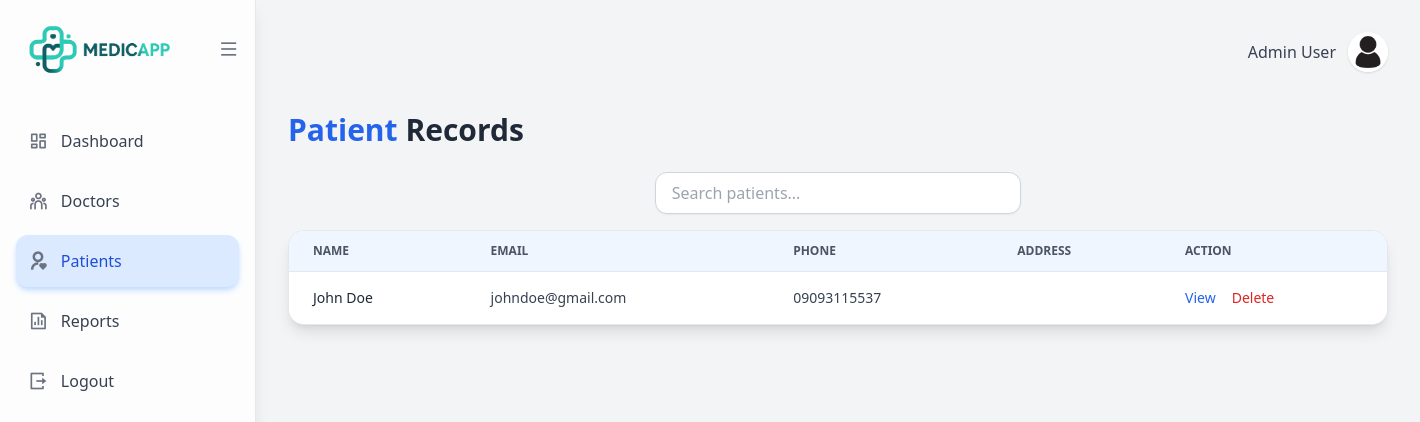
The page /admin/admin/patients_list on the database as committed earlier.
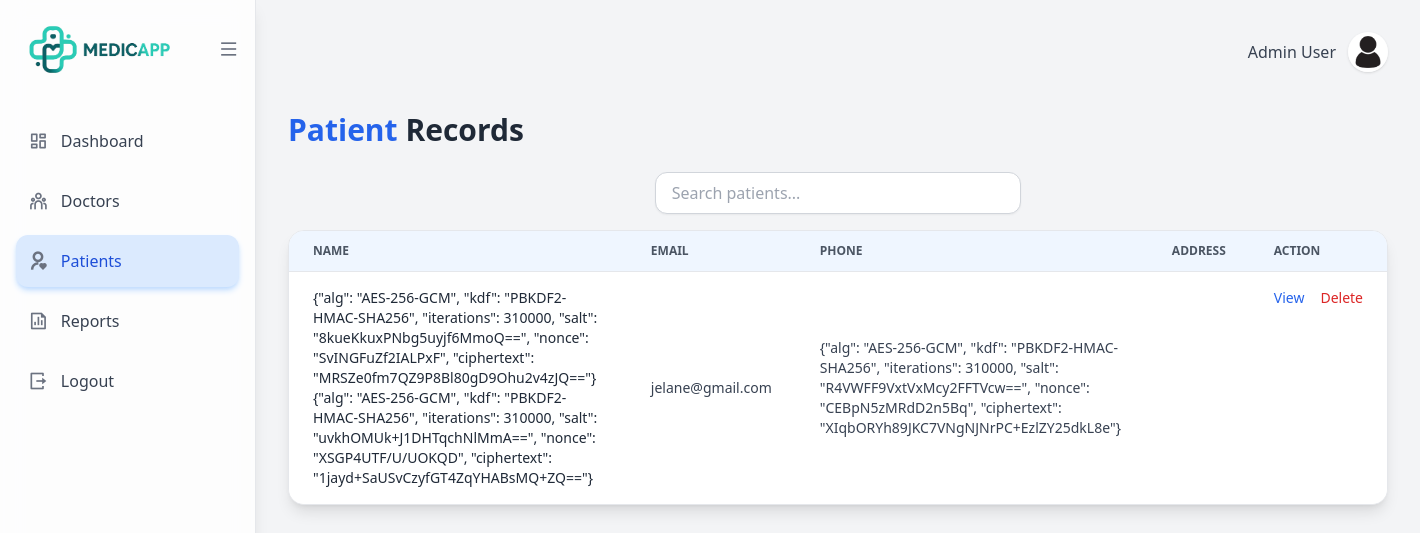
The same page on the database as committed later.
### app/models/patient.py (models this page shows, shortened)
class Patient(db.Model):
    __tablename__ = "patient"
    patient_id: Mapped[int] = mapped_column(
        Integer, primary_key=True, autoincrement=True
    )
    account_id: Mapped[int] = mapped_column(
        ForeignKey("account.account_id"),
        unique=True,
        nullable=False
    )
    firstname: Mapped[str] = mapped_column(EncryptedColumn, nullable=False)
    middlename: Mapped[str] = mapped_column(EncryptedColumn, nullable=True)
    lastname: Mapped[str] = mapped_column(EncryptedColumn, nullable=False)
    gender: Mapped[str] = mapped_column(EncryptedColumn, nullable=False)
    birthdate: Mapped[date] = mapped_column(Date, nullable=False)
    age: Mapped[int] = mapped_column(Integer, nullable=False)
    blood_type: Mapped[str] = mapped_column(EncryptedColumn, nullable=True)
    civil_status: Mapped[str] = mapped_column(EncryptedColumn, nullable=True)
    current_house_no: Mapped[str] = mapped_column(EncryptedColumn, nullable=True)
    current_street: Mapped[str] = mapped_column(EncryptedColumn, nullable=True)
    current_barangay: Mapped[str] = mapped_column(EncryptedColumn, nullable=True)
    current_city: Mapped[str] = mapped_column(EncryptedColumn, nullable=True)
    current_province: Mapped[str] = mapped_column(EncryptedColumn, nullable=True)
    current_zipcode: Mapped[str] = mapped_column(EncryptedColumn, nullable=True)
    permanent_house_no: Mapped[str] = mapped_column(EncryptedColumn, nullable=False)
    permanent_street: Mapped[str] = mapped_column(EncryptedColumn, nullable=True)
    permanent_barangay: Mapped[str] = mapped_column(EncryptedColumn, nullable=False)
    permanent_city: Mapped[str] = mapped_column(EncryptedColumn, nullable=False)
    permanent_province: Mapped[str] = mapped_column(EncryptedColumn, nullable=False)
    permanent_zipcode: Mapped[str] = mapped_column(EncryptedColumn, nullable=False)
    phone: Mapped[str] = mapped_column(EncryptedColumn, nullable=False)
    email: Mapped[str] = mapped_column(EncryptedColumn, nullable=True)
    ec_name: Mapped[str] = mapped_column(EncryptedColumn, nullable=True)
    ec_phone: Mapped[str] = mapped_column(EncryptedColumn, nullable=True)
    ec_relation: Mapped[str] = mapped_column(EncryptedColumn, nullable=True)
    ec_address: Mapped[str] = mapped_column(EncryptedColumn, nullable=True)
    profile_image: Mapped[str] = mapped_column(nullable=True)
    created_at: Mapped[datetime] = mapped_column(
        DateTime, default=datetime.utcnow, nullable=False
    )
    account: Mapped["Account"] = relationship(back_populates="patient")
    appointments: Mapped[list["Appointment"]] = relationship(back_populates="patient")
    records: Mapped[list["MedicalRecord"]] = relationship(back_populates="patient")
    history: Mapped["PatientHistoryBackground"] = relationship(
        back_populates="patient",
        uselist=False,
        cascade="all, delete-orphan"
    )

### app/models/account.py (models this page shows)
class Account(db.Model):
    __tablename__ = "account"
    account_id: Mapped[int] = mapped_column(Integer, primary_key=True, autoincrement=True)
    email: Mapped[str] = mapped_column(String(100), unique=True)
    password: Mapped[str] = mapped_column(String(100))
    role: Mapped[str] = mapped_column(String(20))
    created_at: Mapped[datetime] = mapped_column(DateTime, default=datetime.utcnow)
    patient = relationship("Patient", back_populates="account", uselist=False)
    doctor = relationship("Doctor", back_populates="account", uselist=False)

### app/routes/admin/patients.py (the view)
@admin_bp.route('/admin/patients_list')
def patients_list():
    patients = Patient.query.all()
    return render_template('admin/patients_list.html', patients=patients)

### app/security/crypto.py (called while the page is built)
def derive_key(master_key: bytes, salt: bytes) -> bytes:
    kdf = PBKDF2HMAC(
        algorithm=hashes.SHA256(),
        length=32,  # AES-256
        salt=salt,
        iterations=PBKDF2_ITERATIONS,
    )
    return kdf.derive(master_key)

def decrypt_value(payload: str) -> str:
    data = json.loads(payload)
    salt = base64.b64decode(data["salt"])
    nonce = base64.b64decode(data["nonce"])
    ciphertext = base64.b64decode(data["ciphertext"])
    key = derive_key(MASTER_KEY, salt)
    aesgcm = AESGCM(key)
    plaintext = aesgcm.decrypt(nonce, ciphertext, None)
    return plaintext.decode()

### app/security/encrypted_column.py (called while the page is built)
    def process_result_value(self, value, dialect):
        if value is None:
            return value
        try:
            plaintext = decrypt_value(value)
            audit_logger.info(
                "Decryption event | column=EncryptedColumn"
            )
            return plaintext
        except Exception:
            return value

### app/templates/admin/patients_list.html (shortened to what this page needs)
{% extends 'base/layout.html' %}
{% block content %}
<div class="flex w-full bg-gray-100">
    {% include 'admin/admin_sidebar.html' %}
    <div class="flex-1 p-8">
        <div class="flex justify-end items-center gap-3 mb-10">
            <span class="font-medium text-gray-700">Admin User</span>
            <img src="{{ url_for('static', filename='img/profile.jpg')}}"
                 alt="profile"
                 class="rounded-full w-10 h-10 shadow hover:scale-105 transition">
        </div>
        <div class="flex justify-between items-center mb-6">
            <h1 class="text-3xl font-bold text-gray-800">
                <span class="text-blue-600">Patient</span> Records
            </h1>
        </div>
        <div class="mb-4 flex justify-center">
            <input type="text"
                class="w-1/3 px-4 py-2 rounded-xl border border-gray-300 shadow-sm
                       focus:ring-2 focus:ring-blue-500 outline-none transition"
                placeholder="Search patients..."
                name="q"
                hx-get="/search"
                hx-trigger="keyup changed delay:500ms"
                hx-target="#results">
        </div>
        <div class="bg-white rounded-2xl shadow-lg border border-gray-200 overflow-hidden">
            <table class="min-w-full divide-y divide-gray-200">
                <thead class="bg-blue-50">
                    <tr>
                        <th class="px-6 py-3 text-left text-xs font-semibold text-gray-600 uppercase">Name</th>
                        <th class="px-6 py-3 text-left text-xs font-semibold text-gray-600 uppercase">Email</th>
                        <th class="px-6 py-3 text-left text-xs font-semibold text-gray-600 uppercase">Phone</th>
                        <th class="px-6 py-3 text-left text-xs font-semibold text-gray-600 uppercase">Address</th>
                        <th class="px-6 py-3 text-left text-xs font-semibold text-gray-600 uppercase">Action</th>
                    </tr>
                </thead>
                <tbody id="results" class="divide-y divide-gray-100 bg-white">
                    {% for patient in patients %}
                    <tr class="hover:bg-blue-50 transition">
                        <td class="px-6 py-4 text-sm font-medium text-gray-800">
                            {{ patient.firstname }} {{ patient.lastname }}
                        </td>
                        <td class="px-6 py-4 text-sm text-gray-700">
                            {{ patient.account.email }}
                        </td>
                        <td class="px-6 py-4 text-sm text-gray-700">
                            {{ patient.phone }}
                        </td>
                        <td class="px-6 py-4 text-sm text-gray-700">
                        </td>
                        <td class="px-6 py-4 text-sm flex gap-4">
                            <a href="#"
                               class="text-blue-600 hover:text-blue-800 font-medium transition">
                                View
                            </a>
                            <a href="#"
                               class="text-red-600 hover:text-red-800 font-medium transition">
                                Delete
                            </a>
                        </td>
                    </tr>
                    {% endfor %}
                </tbody>
            </table>
        </div>
    </div>
</div>
{% endblock %}

### app/templates/base/layout.html (shortened to what this page needs)
<!DOCTYPE html>
<html lang="en">
<head>
    <script src="https://cdn.tailwindcss.com"></script>
    <link rel="stylesheet" href="{{ url_for('static', filename='style.css') }}">
    <link href="https://cdn.jsdelivr.net/npm/remixicon/fonts/remixicon.css" rel="stylesheet">
    <link rel="stylesheet" href="https://cdnjs.cloudflare.com/ajax/libs/font-awesome/6.5.0/css/all.min.css">
</head>
<body>
    <div class="flex min-h-screen">
        {% block content %}{% endblock %}
    </div>
</body>

### app/templates/admin/admin_sidebar.html
<div class="flex min-h-screen">
    <aside id="sidebar"
        class="w-64 bg-white/80 backdrop-blur-md border-r shadow-lg p-4
               flex flex-col justify-between
               sticky top-0 h-screen
               transition-all duration-300">
        <div>
            <div class="mb-8 flex items-center justify-between">
                <img src="/static/img/logo-name-removebg-preview.png"
                     class="sidebar-logo p-2 w-[180px] transition-all duration-300"
                     alt="logo">
                <button onclick="toggleSidebar(this)"
                        class="text-gray-500 hover:text-blue-600">
                    <i class="ri-menu-line text-xl"></i>
                </button>
            </div>
            <nav>
                <ul class="space-y-2 text-gray-700">
                    <li>
                        <a href="{{ url_for('admin.admin_dashboard') }}"
                           class="sidebar-link flex items-center gap-3 p-3 rounded-xl transition
                           {% if request.endpoint == 'admin.admin_dashboard' %}
                               bg-blue-100 text-blue-700 shadow-md shadow-blue-200 font-semibold
                           {% else %}
                               hover:bg-blue-100 hover:text-blue-700
                           {% endif %}">
                            <i class="sidebar-icon ri-dashboard-line text-xl text-gray-500 group-hover:text-blue-700"></i>
                            <span class="font-medium sidebar-text">Dashboard</span>
                        </a>
                    </li>
                    <li>
                        <a href="{{ url_for('admin.admin_doctors') }}"
                           class="sidebar-link flex items-center gap-3 p-3 rounded-xl transition
                           {% if request.endpoint == 'admin.admin_doctors' %}
                               bg-blue-100 text-blue-700 shadow-md shadow-blue-200 font-semibold
                           {% else %}
                               hover:bg-blue-100 hover:text-blue-700
                           {% endif %}">
                            <i class="sidebar-icon ri-team-line text-xl text-gray-500 group-hover:text-blue-700"></i>
                            <span class="font-medium sidebar-text">Doctors</span>
                        </a>
                    </li>
                    <li>
                        <a href="{{ url_for('admin.patients_list') }}"
                           class="sidebar-link flex items-center gap-3 p-3 rounded-xl transition
                           {% if request.endpoint == 'admin.patients_list' %}
                               bg-blue-100 text-blue-700 shadow-md shadow-blue-200 font-semibold
                           {% else %}
                               hover:bg-blue-100 hover:text-blue-700
                           {% endif %}">
                            <i class="sidebar-icon ri-user-heart-line text-xl text-gray-500 group-hover:text-blue-700"></i>
                            <span class="font-medium sidebar-text">Patients</span>
                        </a>
                    </li>
                    <li>
                        <a href="{{ url_for('admin.admin_reports') }}"
                           class="sidebar-link flex items-center gap-3 p-3 rounded-xl transition
                           {% if request.endpoint == 'admin.admin_reports' %}
                               bg-blue-100 text-blue-700 shadow-md shadow-blue-200 font-semibold
                           {% else %}
                               hover:bg-blue-100 hover:text-blue-700
                           {% endif %}">
                            <i class="sidebar-icon ri-file-chart-line text-xl text-gray-500 group-hover:text-blue-700"></i>
                            <span class="font-medium sidebar-text">Reports</span>
                        </a>
                    </li>
                    <div>
                        <a href="{{ url_for('auth.logout') }}"
                           class="sidebar-link flex items-center gap-3 p-3 rounded-xl hover:bg-red-100 transition-all group">
                            <i class="sidebar-icon ri-logout-box-r-line text-xl text-gray-500 group-hover:text-red-600"></i>
                            <span class="font-medium sidebar-text">Logout</span>
                        </a>
                    </div>
                </ul>
            </nav>
        </div>
    </aside>
</div>

### app/static/style.css (style rules this page uses)
.sidebar-icon { @apply text-gray-500 transition-colors; }
.sidebar-text { @apply transition-opacity; }

Rows that differ between the two databases and show on the page:
removed Patient: firstname "John", lastname "Doe", account.email "johndoe@gmail.com", phone "09093115537"
added Patient: firstname "{\"alg\": \"AES-256-GCM\", \"kdf\": \"PBKDF2-HMAC-SHA256\", \"iterations\": 310000, \"salt\": \"8kueKkuxPNbg5uyjf6MmoQ==\", \"nonce\": \"SvINGFuZf2IALPxF\", \"ciphertext\": \"MRSZe0fm7QZ9P8Bl80gD9Ohu2v4zJQ==\"}", lastname "{\"alg\": \"AES-256-GCM\", \"kdf\": \"PBKDF2-HMAC-SHA256\", \"iterations\": 310000, \"salt\": \"uvkhOMUk+J1DHTqchNlMmA==\", \"nonce\": \"XSGP4UTF/U/UOKQD\", \"ciphertext\": \"1jayd+SaUSvCzyfGT4ZqYHABsMQ+ZQ==\"}", account.email "jelane@gmail.com", phone "{\"alg\": \"AES-256-GCM\", \"kdf\": \"PBKDF2-HMAC-SHA256\", \"iterations\": 310000, \"salt\": \"R4VWFF9VxtVxMcy2FFTVcw==\", \"nonce\": \"CEBpN5zMRdD2n5Bq\", \"ciphertext\": \"XIqbORYh89JKC7VNgNJNrPC+EzlZY25dkL8e\"}"
